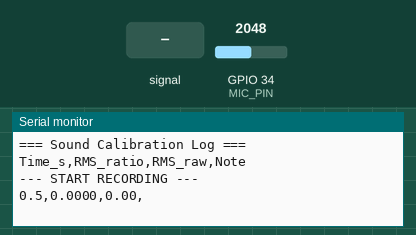
A sketch run on a simulated ESP32. Shown: the last lines printed to the serial monitor. Inputs (shaded band) come from the test bench; at power-on: GPIO 34 (MIC_PIN) = 2048 (analog values on the 0–4095 scale).

Above: at 1.7 s.
1.8 s: GPIO 34 (MIC_PIN) fed a 200 Hz sine of ±327 counts around its level
At 3.0 s:
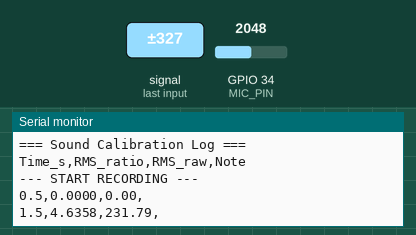
3.3 s: GPIO 34 (MIC_PIN) set to 2866
At 3.3 s:
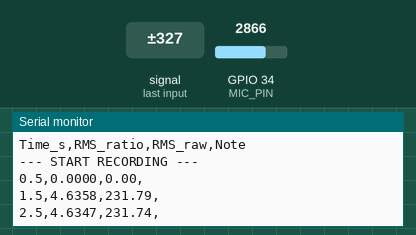
4.8 s: GPIO 34 (MIC_PIN) fed a 1000 Hz sine of ±1023 counts around its level
At 5.6 s:
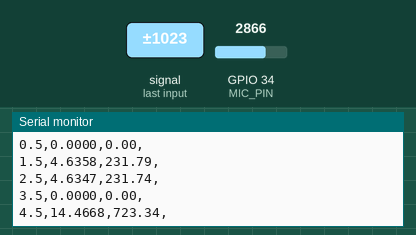
6.3 s: GPIO 34 (MIC_PIN) set to 3603
At 6.3 s:
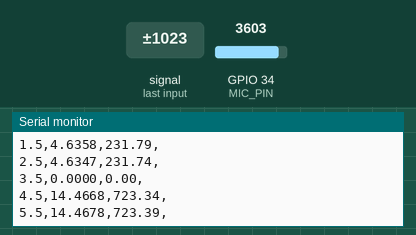
Timing chart, 0 to 8.8 s (numbered marks = the images above; inputs shaded):
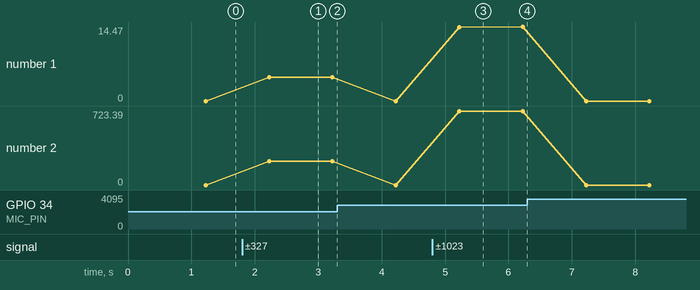

The sketch:

sound_calibration.ino
```cpp
// ── Configuration ──────────────────────────────────────────────
const int    MIC_PIN     = 34;     // Analog mic pin (ADC)
const float  RMS_REF     = 50.0;   // Reference RMS (same as production)
const int    SAMPLE_N    = 1000;   // number of sample  (~50ms ที่ 20kHz)
const int    WINDOW_MS   = 1000;   // record window (every 1 min)
const int    AVG_COUNT   = 5;

// ── Globals ────────────────────────────────────────────────────
unsigned long lastPrint  = 0;
int           readingIdx = 0;
float         rmsBuffer[AVG_COUNT];
unsigned long startTime  = 0;

// ── Setup ──────────────────────────────────────────────────────
void setup() {
  Serial.begin(115200);
  delay(500);
  analogReadResolution(12);       // ESP32: 12-bit ADC (0–4095)
  analogSetAttenuation(ADC_11db);

  startTime = millis();

  // Excel Header
  Serial.println("=== Sound Calibration Log ===");
  Serial.println("Time_s,RMS_ratio,RMS_raw,Note");
  Serial.println("--- START RECORDING ---");
}

// ── Measure RMS_ratio  ──────────────────────────────
float measureRMS() {
  long   sumSq  = 0;
  int    dcSum  = 0;

  // read SAMPLE_N samples to calculate RMS
  for (int i = 0; i < SAMPLE_N; i++) {
    int raw = analogRead(MIC_PIN);
    dcSum += raw;
  }
  int dcOffset = dcSum / SAMPLE_N;  // Find DC offset

  for (int i = 0; i < SAMPLE_N; i++) {
    int raw    = analogRead(MIC_PIN);
    int sample = raw - dcOffset;     // DC offset removal
    sumSq += (long)sample * sample;
  }

  float rmsRaw   = sqrt((float)sumSq / SAMPLE_N);
  float rmsRatio = rmsRaw / RMS_REF;

  return rmsRatio;
}

// ── Loop ───────────────────────────────────────────────────────
void loop() {
  unsigned long now = millis();

  if (now - lastPrint >= WINDOW_MS) {
    lastPrint = now;

    float rmsRatio = measureRMS();
    float rmsRaw   = rmsRatio * RMS_REF;
    float timeSec  = (now - startTime) / 1000.0;

    //  buffer for moving average
    rmsBuffer[readingIdx % AVG_COUNT] = rmsRatio;
    readingIdx++;


    Serial.print(timeSec, 1);
    Serial.print(",");
    Serial.print(rmsRatio, 4);
    Serial.print(",");
    Serial.print(rmsRaw, 2);
    Serial.print(",");
    Serial.println("");
  }
}
```

Measured:
- after the input at 1.8 s, the serial monitor: prints a new line after 0.42 s (image 1)
- after the input at 4.8 s, the serial monitor: prints a new line after 0.42 s (image 3)
- plotted number 1: 0 → 4.63 after the input at 1.8 s, 0 → 14.47 after the input at 4.8 s
- plotted number 2: 0 → 231.74 after the input at 1.8 s, 0 → 723.39 after the input at 4.8 s
